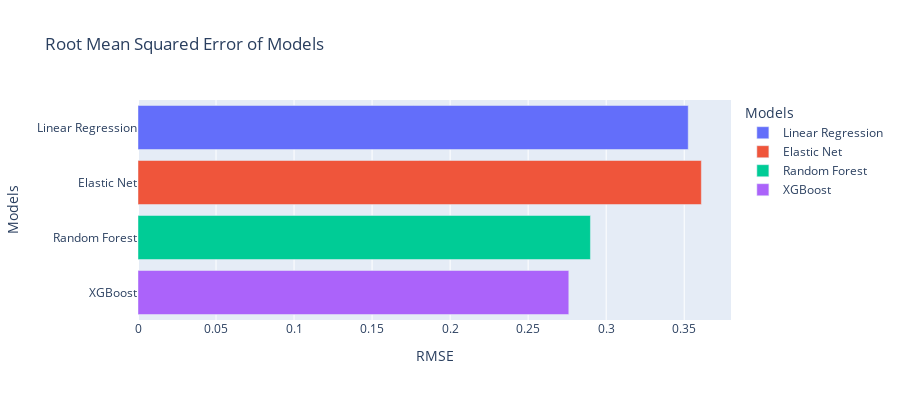

Notebook source saved alongside this figure:
### Code cell
import pandas as pd
import plotly.express as px

# Create a DataFrame containing RMSE values for each regression model.
models_RMSE = pd.DataFrame({
    "Models": ["Linear Regression", "Elastic Net", "Random Forest", "XGBoost"],
    "RMSE": [linear_rmse, elastic_rmse, rf_rmse, XGBoost_RMSE]
})

# Create a horizontal bar chart to compare RMSE across models.
fig = px.bar(
    models_RMSE,
    x='RMSE',
    y='Models',
    orientation='h',
    hover_data=['RMSE'],
    color='Models',
    height=400,
    title="Root Mean Squared Error of Models"
)

# Display the interactive bar chart.
fig.show()

### Figure 1 — Plotly figure (JSON) as saved in the notebook; plotly's stock layout.template omitted (floating-point values rounded to 4 significant figures)
{"data": [{"hovertemplate": "Models=%{y}<br>RMSE=%{x}<extra></extra>", "legendgroup": "Linear Regression", "marker": {"color": "#636efa", "pattern": {"shape": ""}}, "name": "Linear Regression", "orientation": "h", "showlegend": true, "textposition": "auto", "type": "bar", "x": [0.3526], "xaxis": "x", "y": ["Linear Regression"], "yaxis": "y"}, {"hovertemplate": "Models=%{y}<br>RMSE=%{x}<extra></extra>", "legendgroup": "Elastic Net", "marker": {"color": "#EF553B", "pattern": {"shape": ""}}, "name": "Elastic Net", "orientation": "h", "showlegend": true, "textposition": "auto", "type": "bar", "x": [0.361], "xaxis": "x", "y": ["Elastic Net"], "yaxis": "y"}, {"hovertemplate": "Models=%{y}<br>RMSE=%{x}<extra></extra>", "legendgroup": "Random Forest", "marker": {"color": "#00cc96", "pattern": {"shape": ""}}, "name": "Random Forest", "orientation": "h", "showlegend": true, "textposition": "auto", "type": "bar", "x": [0.2899], "xaxis": "x", "y": ["Random Forest"], "yaxis": "y"}, {"hovertemplate": "Models=%{y}<br>RMSE=%{x}<extra></extra>", "legendgroup": "XGBoost", "marker": {"color": "#ab63fa", "pattern": {"shape": ""}}, "name": "XGBoost", "orientation": "h", "showlegend": true, "textposition": "auto", "type": "bar", "x": [0.2761], "xaxis": "x", "y": ["XGBoost"], "yaxis": "y"}], "layout": {"barmode": "relative", "height": 400, "legend": {"title": {"text": "Models"}, "tracegroupgap": 0}, "title": {"text": "Root Mean Squared Error of Models"}, "xaxis": {"anchor": "y", "domain": [0, 1], "title": {"text": "RMSE"}}, "yaxis": {"anchor": "x", "categoryarray": ["XGBoost", "Random Forest", "Elastic Net", "Linear Regression"], "categoryorder": "array", "domain": [0, 1], "title": {"text": "Models"}}}}
